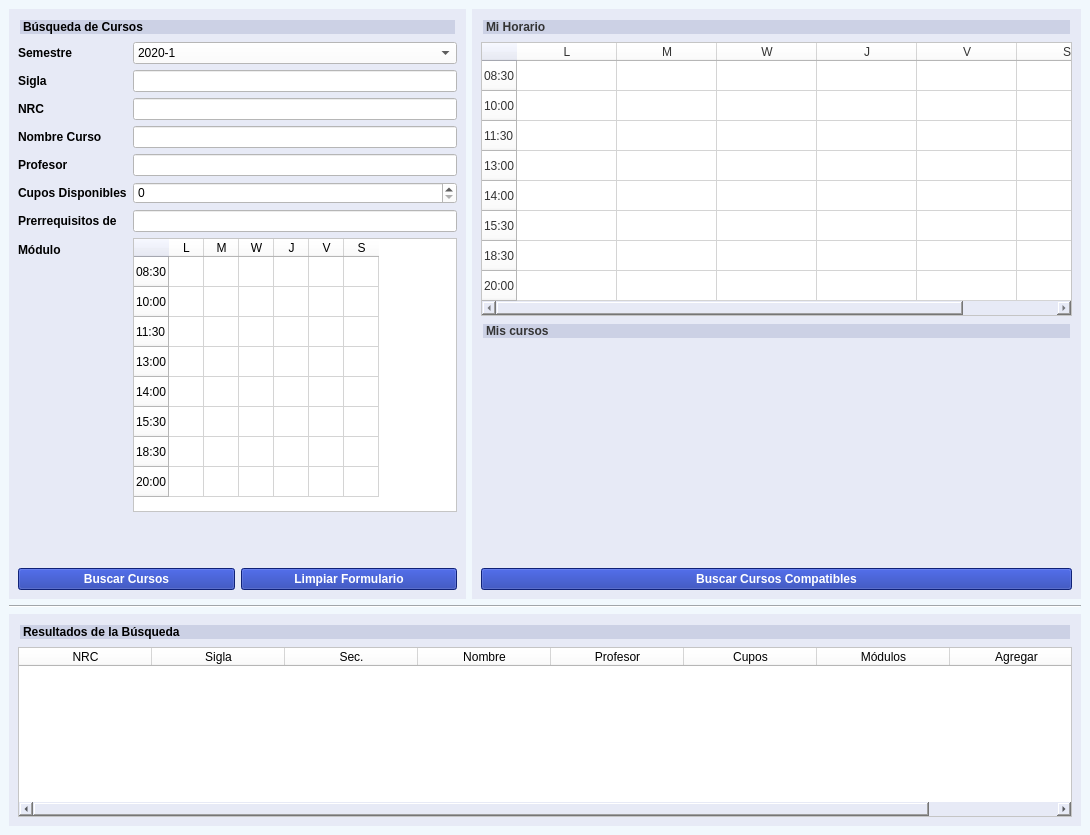
<?xml version="1.0" encoding="UTF-8"?>
<ui version="4.0">
 <class>MainWindow</class>
 <widget class="QMainWindow" name="MainWindow">
  <property name="geometry">
   <rect>
    <x>0</x>
    <y>0</y>
    <width>1090</width>
    <height>835</height>
   </rect>
  </property>
  <property name="windowTitle">
   <string>DCCursos</string>
  </property>
  <property name="styleSheet">
   <string notr="true">font-family: Arial, Helvetica, sans-serif;
background: #F1F8FD;</string>
  </property>
  <widget class="QWidget" name="centralwidget">
   <property name="sizePolicy">
    <sizepolicy hsizetype="Preferred" vsizetype="Preferred">
     <horstretch>0</horstretch>
     <verstretch>0</verstretch>
    </sizepolicy>
   </property>
   <property name="styleSheet">
    <string notr="true"/>
   </property>
   <layout class="QVBoxLayout" name="verticalLayout">
    <property name="spacing">
     <number>6</number>
    </property>
    <item>
     <layout class="QHBoxLayout" name="topLayout" stretch="3,4">
      <item>
       <widget class="QWidget" name="searchWidget" native="true">
        <property name="sizePolicy">
         <sizepolicy hsizetype="Preferred" vsizetype="Preferred">
          <horstretch>0</horstretch>
          <verstretch>0</verstretch>
         </sizepolicy>
        </property>
        <property name="styleSheet">
         <string notr="true">background: #E7EAF6;</string>
        </property>
        <layout class="QVBoxLayout" name="verticalLayout_2">
         <property name="sizeConstraint">
          <enum>QLayout::SetDefaultConstraint</enum>
         </property>
         <item>
          <widget class="QLabel" name="requetLabel">
           <property name="sizePolicy">
            <sizepolicy hsizetype="Preferred" vsizetype="Maximum">
             <horstretch>0</horstretch>
             <verstretch>0</verstretch>
            </sizepolicy>
           </property>
           <property name="font">
            <font>
             <family>Arial,Helvetica,sans-serif</family>
             <weight>75</weight>
             <bold>true</bold>
            </font>
           </property>
           <property name="styleSheet">
            <string notr="true">background: #CCD1E5;
margin: 2px;</string>
           </property>
           <property name="text">
            <string>Búsqueda de Cursos</string>
           </property>
          </widget>
         </item>
         <item>
          <layout class="QFormLayout" name="searchForm">
           <item row="0" column="0">
            <widget class="QLabel" name="semesterLabel">
             <property name="font">
              <font>
               <family>Arial,Helvetica,sans-serif</family>
               <weight>75</weight>
               <bold>true</bold>
              </font>
             </property>
             <property name="text">
              <string>Semestre</string>
             </property>
            </widget>
           </item>
           <item row="0" column="1">
            <widget class="QComboBox" name="semesterComboBox">
             <property name="sizePolicy">
              <sizepolicy hsizetype="Preferred" vsizetype="Fixed">
               <horstretch>0</horstretch>
               <verstretch>0</verstretch>
              </sizepolicy>
             </property>
             <property name="styleSheet">
              <string notr="true">background: white;</string>
             </property>
             <item>
              <property name="text">
               <string>2020-1</string>
              </property>
             </item>
             <item>
              <property name="text">
               <string>2019-2</string>
              </property>
             </item>
             <item>
              <property name="text">
               <string>2019-1</string>
              </property>
             </item>
            </widget>
           </item>
           <item row="1" column="0">
            <widget class="QLabel" name="acronymLabel">
             <property name="font">
              <font>
               <family>Arial,Helvetica,sans-serif</family>
               <weight>75</weight>
               <bold>true</bold>
              </font>
             </property>
             <property name="text">
              <string>Sigla</string>
             </property>
            </widget>
           </item>
           <item row="1" column="1">
            <widget class="QLineEdit" name="acronymLineEdit">
             <property name="sizePolicy">
              <sizepolicy hsizetype="Preferred" vsizetype="Fixed">
               <horstretch>0</horstretch>
               <verstretch>0</verstretch>
              </sizepolicy>
             </property>
             <property name="styleSheet">
              <string notr="true">background: white;</string>
             </property>
            </widget>
           </item>
           <item row="2" column="0">
            <widget class="QLabel" name="nrcLabel">
             <property name="font">
              <font>
               <family>Arial,Helvetica,sans-serif</family>
               <weight>75</weight>
               <bold>true</bold>
              </font>
             </property>
             <property name="text">
              <string>NRC</string>
             </property>
            </widget>
           </item>
           <item row="3" column="0">
            <widget class="QLabel" name="nameLabel">
             <property name="font">
              <font>
               <family>Arial,Helvetica,sans-serif</family>
               <weight>75</weight>
               <bold>true</bold>
              </font>
             </property>
             <property name="text">
              <string>Nombre Curso</string>
             </property>
            </widget>
           </item>
           <item row="3" column="1">
            <widget class="QLineEdit" name="nameLineEdit">
             <property name="sizePolicy">
              <sizepolicy hsizetype="Preferred" vsizetype="Fixed">
               <horstretch>0</horstretch>
               <verstretch>0</verstretch>
              </sizepolicy>
             </property>
             <property name="styleSheet">
              <string notr="true">background: white;</string>
             </property>
            </widget>
           </item>
           <item row="4" column="0">
            <widget class="QLabel" name="teacherLabel">
             <property name="font">
              <font>
               <family>Arial,Helvetica,sans-serif</family>
               <weight>75</weight>
               <bold>true</bold>
              </font>
             </property>
             <property name="text">
              <string>Profesor</string>
             </property>
            </widget>
           </item>
           <item row="4" column="1">
            <widget class="QLineEdit" name="teacherLineEdit">
             <property name="sizePolicy">
              <sizepolicy hsizetype="Preferred" vsizetype="Fixed">
               <horstretch>0</horstretch>
               <verstretch>0</verstretch>
              </sizepolicy>
             </property>
             <property name="styleSheet">
              <string notr="true">background: white;</string>
             </property>
            </widget>
           </item>
           <item row="5" column="0">
            <widget class="QLabel" name="vacanciesLabel">
             <property name="font">
              <font>
               <family>Arial,Helvetica,sans-serif</family>
               <weight>75</weight>
               <bold>true</bold>
              </font>
             </property>
             <property name="text">
              <string>Cupos Disponibles</string>
             </property>
            </widget>
           </item>
           <item row="7" column="0">
            <widget class="QLabel" name="moduleLabel">
             <property name="font">
              <font>
               <family>Arial,Helvetica,sans-serif</family>
               <weight>75</weight>
               <bold>true</bold>
              </font>
             </property>
             <property name="text">
              <string>Módulo</string>
             </property>
            </widget>
           </item>
           <item row="7" column="1">
            <widget class="QTableWidget" name="moduleTable">
             <property name="sizePolicy">
              <sizepolicy hsizetype="Preferred" vsizetype="Maximum">
               <horstretch>0</horstretch>
               <verstretch>0</verstretch>
              </sizepolicy>
             </property>
             <property name="font">
              <font>
               <family>Arial,Helvetica,sans-serif</family>
               <pointsize>8</pointsize>
               <weight>50</weight>
               <bold>false</bold>
              </font>
             </property>
             <property name="styleSheet">
              <string notr="true">background: white;</string>
             </property>
             <property name="frameShape">
              <enum>QFrame::StyledPanel</enum>
             </property>
             <property name="midLineWidth">
              <number>0</number>
             </property>
             <property name="verticalScrollBarPolicy">
              <enum>Qt::ScrollBarAsNeeded</enum>
             </property>
             <property name="sizeAdjustPolicy">
              <enum>QAbstractScrollArea::AdjustToContents</enum>
             </property>
             <property name="autoScrollMargin">
              <number>16</number>
             </property>
             <property name="editTriggers">
              <set>QAbstractItemView::NoEditTriggers</set>
             </property>
             <property name="showGrid">
              <bool>true</bool>
             </property>
             <property name="gridStyle">
              <enum>Qt::SolidLine</enum>
             </property>
             <property name="sortingEnabled">
              <bool>false</bool>
             </property>
             <property name="wordWrap">
              <bool>false</bool>
             </property>
             <property name="cornerButtonEnabled">
              <bool>true</bool>
             </property>
             <attribute name="horizontalHeaderVisible">
              <bool>true</bool>
             </attribute>
             <attribute name="horizontalHeaderCascadingSectionResizes">
              <bool>false</bool>
             </attribute>
             <attribute name="horizontalHeaderDefaultSectionSize">
              <number>35</number>
             </attribute>
             <attribute name="horizontalHeaderHighlightSections">
              <bool>true</bool>
             </attribute>
             <attribute name="horizontalHeaderShowSortIndicator" stdset="0">
              <bool>false</bool>
             </attribute>
             <attribute name="horizontalHeaderStretchLastSection">
              <bool>false</bool>
             </attribute>
             <attribute name="verticalHeaderMinimumSectionSize">
              <number>23</number>
             </attribute>
             <attribute name="verticalHeaderStretchLastSection">
              <bool>false</bool>
             </attribute>
             <row>
              <property name="text">
               <string>08:30</string>
              </property>
             </row>
             <row>
              <property name="text">
               <string>10:00</string>
              </property>
             </row>
             <row>
              <property name="text">
               <string>11:30</string>
              </property>
             </row>
             <row>
              <property name="text">
               <string>13:00</string>
              </property>
             </row>
             <row>
              <property name="text">
               <string>14:00</string>
              </property>
             </row>
             <row>
              <property name="text">
               <string>15:30</string>
              </property>
             </row>
             <row>
              <property name="text">
               <string>18:30</string>
              </property>
             </row>
             <row>
              <property name="text">
               <string>20:00</string>
              </property>
             </row>
             <column>
              <property name="text">
               <string>L</string>
              </property>
             </column>
             <column>
              <property name="text">
               <string>M</string>
              </property>
             </column>
             <column>
              <property name="text">
               <string>W</string>
              </property>
             </column>
             <column>
              <property name="text">
               <string>J</string>
              </property>
             </column>
             <column>
              <property name="text">
               <string>V</string>
              </property>
             </column>
             <column>
              <property name="text">
               <string>S</string>
              </property>
             </column>
             <item row="2" column="1">
              <property name="text">
               <string/>
              </property>
             </item>
            </widget>
           </item>
           <item row="5" column="1">
            <widget class="QSpinBox" name="vacanciesSpinBox">
             <property name="styleSheet">
              <string notr="true">background: white;</string>
             </property>
            </widget>
           </item>
           <item row="2" column="1">
            <widget class="QLineEdit" name="nrcLineEdit">
             <property name="sizePolicy">
              <sizepolicy hsizetype="Preferred" vsizetype="Fixed">
               <horstretch>0</horstretch>
               <verstretch>0</verstretch>
              </sizepolicy>
             </property>
             <property name="styleSheet">
              <string notr="true">background: white;</string>
             </property>
            </widget>
           </item>
           <item row="6" column="0">
            <widget class="QLabel" name="prerequisitesLabel">
             <property name="font">
              <font>
               <family>Arial,Helvetica,sans-serif</family>
               <weight>75</weight>
               <bold>true</bold>
              </font>
             </property>
             <property name="text">
              <string>Prerrequisitos de</string>
             </property>
            </widget>
           </item>
           <item row="6" column="1">
            <widget class="QLineEdit" name="prerequisitesLineEdit">
             <property name="styleSheet">
              <string notr="true">background: white;</string>
             </property>
            </widget>
           </item>
          </layout>
         </item>
         <item>
          <spacer name="spacer">
           <property name="orientation">
            <enum>Qt::Vertical</enum>
           </property>
           <property name="sizeHint" stdset="0">
            <size>
             <width>20</width>
             <height>40</height>
            </size>
           </property>
          </spacer>
         </item>
         <item>
          <layout class="QHBoxLayout" name="buttonslLayout">
           <item>
            <widget class="QPushButton" name="searchCoursesButton">
             <property name="font">
              <font>
               <family>Arial,Helvetica,sans-serif</family>
               <weight>75</weight>
               <bold>true</bold>
              </font>
             </property>
             <property name="styleSheet">
              <string notr="true">background: #1730a6;
color: #ffffff;</string>
             </property>
             <property name="text">
              <string>Buscar Cursos</string>
             </property>
            </widget>
           </item>
           <item>
            <widget class="QPushButton" name="resetFormButton">
             <property name="font">
              <font>
               <family>Arial,Helvetica,sans-serif</family>
               <weight>75</weight>
               <bold>true</bold>
              </font>
             </property>
             <property name="styleSheet">
              <string notr="true">background: #1730a6;
color: #ffffff;</string>
             </property>
             <property name="text">
              <string>Limpiar Formulario</string>
             </property>
            </widget>
           </item>
          </layout>
         </item>
        </layout>
        <zorder>requetLabel</zorder>
        <zorder>spacer</zorder>
       </widget>
      </item>
      <item>
       <widget class="QWidget" name="scheduleWidget" native="true">
        <property name="styleSheet">
         <string notr="true">background: #E7EAF6;
color: #333333;</string>
        </property>
        <layout class="QVBoxLayout" name="verticalLayout_3">
         <item>
          <widget class="QLabel" name="scheduleLabel">
           <property name="sizePolicy">
            <sizepolicy hsizetype="Preferred" vsizetype="Maximum">
             <horstretch>0</horstretch>
             <verstretch>0</verstretch>
            </sizepolicy>
           </property>
           <property name="font">
            <font>
             <family>Arial,Helvetica,sans-serif</family>
             <weight>75</weight>
             <bold>true</bold>
            </font>
           </property>
           <property name="styleSheet">
            <string notr="true">background: #CCD1E5;
margin: 2px;</string>
           </property>
           <property name="text">
            <string>Mi Horario</string>
           </property>
          </widget>
         </item>
         <item>
          <widget class="QTableWidget" name="scheduleTable">
           <property name="sizePolicy">
            <sizepolicy hsizetype="Preferred" vsizetype="Maximum">
             <horstretch>0</horstretch>
             <verstretch>0</verstretch>
            </sizepolicy>
           </property>
           <property name="styleSheet">
            <string notr="true">background: white;</string>
           </property>
           <property name="sizeAdjustPolicy">
            <enum>QAbstractScrollArea::AdjustToContents</enum>
           </property>
           <property name="editTriggers">
            <set>QAbstractItemView::NoEditTriggers</set>
           </property>
           <property name="wordWrap">
            <bool>false</bool>
           </property>
           <property name="cornerButtonEnabled">
            <bool>true</bool>
           </property>
           <attribute name="horizontalHeaderVisible">
            <bool>true</bool>
           </attribute>
           <attribute name="horizontalHeaderCascadingSectionResizes">
            <bool>false</bool>
           </attribute>
           <attribute name="horizontalHeaderHighlightSections">
            <bool>true</bool>
           </attribute>
           <attribute name="horizontalHeaderShowSortIndicator" stdset="0">
            <bool>false</bool>
           </attribute>
           <attribute name="verticalHeaderMinimumSectionSize">
            <number>23</number>
           </attribute>
           <row>
            <property name="text">
             <string>08:30</string>
            </property>
           </row>
           <row>
            <property name="text">
             <string>10:00</string>
            </property>
           </row>
           <row>
            <property name="text">
             <string>11:30</string>
            </property>
           </row>
           <row>
            <property name="text">
             <string>13:00</string>
            </property>
           </row>
           <row>
            <property name="text">
             <string>14:00</string>
            </property>
           </row>
           <row>
            <property name="text">
             <string>15:30</string>
            </property>
           </row>
           <row>
            <property name="text">
             <string>18:30</string>
            </property>
           </row>
           <row>
            <property name="text">
             <string>20:00</string>
            </property>
           </row>
           <column>
            <property name="text">
             <string>L</string>
            </property>
           </column>
           <column>
            <property name="text">
             <string>M</string>
            </property>
           </column>
           <column>
            <property name="text">
             <string>W</string>
            </property>
           </column>
           <column>
            <property name="text">
             <string>J</string>
            </property>
           </column>
           <column>
            <property name="text">
             <string>V</string>
            </property>
           </column>
           <column>
            <property name="text">
             <string>S</string>
            </property>
           </column>
           <item row="2" column="1">
            <property name="text">
             <string/>
            </property>
           </item>
           <item row="4" column="1">
            <property name="text">
             <string/>
            </property>
           </item>
           <item row="4" column="3">
            <property name="text">
             <string/>
            </property>
           </item>
           <item row="5" column="3">
            <property name="text">
             <string/>
            </property>
           </item>
          </widget>
         </item>
         <item>
          <layout class="QGridLayout" name="symbologyLayout">
           <property name="sizeConstraint">
            <enum>QLayout::SetFixedSize</enum>
           </property>
          </layout>
         </item>
         <item>
          <widget class="QLabel" name="myCoursesLabel">
           <property name="sizePolicy">
            <sizepolicy hsizetype="Preferred" vsizetype="Maximum">
             <horstretch>0</horstretch>
             <verstretch>0</verstretch>
            </sizepolicy>
           </property>
           <property name="font">
            <font>
             <family>Arial,Helvetica,sans-serif</family>
             <weight>75</weight>
             <bold>true</bold>
            </font>
           </property>
           <property name="styleSheet">
            <string notr="true">background: #CCD1E5;
margin: 2px;</string>
           </property>
           <property name="text">
            <string>Mis cursos</string>
           </property>
          </widget>
         </item>
         <item>
          <widget class="QListWidget" name="myCoursesListWidget">
           <property name="sizePolicy">
            <sizepolicy hsizetype="Expanding" vsizetype="Preferred">
             <horstretch>0</horstretch>
             <verstretch>0</verstretch>
            </sizepolicy>
           </property>
           <property name="styleSheet">
            <string notr="true">border: transparent</string>
           </property>
           <property name="sizeAdjustPolicy">
            <enum>QAbstractScrollArea::AdjustToContents</enum>
           </property>
           <property name="verticalScrollMode">
            <enum>QAbstractItemView::ScrollPerItem</enum>
           </property>
          </widget>
         </item>
         <item>
          <widget class="QPushButton" name="findCompatibleCourses">
           <property name="font">
            <font>
             <family>Arial,Helvetica,sans-serif</family>
             <weight>75</weight>
             <bold>true</bold>
            </font>
           </property>
           <property name="styleSheet">
            <string notr="true">background: #1730a6;
color: #ffffff;</string>
           </property>
           <property name="text">
            <string>Buscar Cursos Compatibles</string>
           </property>
          </widget>
         </item>
        </layout>
       </widget>
      </item>
     </layout>
    </item>
    <item>
     <widget class="Line" name="line">
      <property name="font">
       <font>
        <family>Arial,Helvetica,sans-serif</family>
        <weight>50</weight>
        <bold>false</bold>
       </font>
      </property>
      <property name="autoFillBackground">
       <bool>false</bool>
      </property>
      <property name="styleSheet">
       <string notr="true">color: #BAC0E4;</string>
      </property>
      <property name="lineWidth">
       <number>1</number>
      </property>
      <property name="orientation">
       <enum>Qt::Horizontal</enum>
      </property>
     </widget>
    </item>
    <item>
     <widget class="QWidget" name="bottomWidget" native="true">
      <property name="styleSheet">
       <string notr="true">background: #E7EAF6;</string>
      </property>
      <layout class="QVBoxLayout" name="verticalLayout_4">
       <item>
        <widget class="QLabel" name="resultsLabel">
         <property name="sizePolicy">
          <sizepolicy hsizetype="Preferred" vsizetype="Maximum">
           <horstretch>0</horstretch>
           <verstretch>0</verstretch>
          </sizepolicy>
         </property>
         <property name="font">
          <font>
           <family>Arial,Helvetica,sans-serif</family>
           <weight>75</weight>
           <bold>true</bold>
          </font>
         </property>
         <property name="styleSheet">
          <string notr="true">background: #CCD1E5;
margin: 2px;</string>
         </property>
         <property name="text">
          <string>Resultados de la Búsqueda</string>
         </property>
        </widget>
       </item>
       <item>
        <widget class="QTableWidget" name="resultsTableWidget">
         <property name="enabled">
          <bool>true</bool>
         </property>
         <property name="sizePolicy">
          <sizepolicy hsizetype="Expanding" vsizetype="Fixed">
           <horstretch>0</horstretch>
           <verstretch>0</verstretch>
          </sizepolicy>
         </property>
         <property name="minimumSize">
          <size>
           <width>0</width>
           <height>170</height>
          </size>
         </property>
         <property name="maximumSize">
          <size>
           <width>16777215</width>
           <height>170</height>
          </size>
         </property>
         <property name="font">
          <font>
           <family>Arial,Helvetica,sans-serif</family>
           <pointsize>8</pointsize>
          </font>
         </property>
         <property name="styleSheet">
          <string notr="true">background: white;</string>
         </property>
         <property name="sizeAdjustPolicy">
          <enum>QAbstractScrollArea::AdjustToContents</enum>
         </property>
         <property name="rowCount">
          <number>0</number>
         </property>
         <attribute name="horizontalHeaderDefaultSectionSize">
          <number>133</number>
         </attribute>
         <attribute name="horizontalHeaderShowSortIndicator" stdset="0">
          <bool>false</bool>
         </attribute>
         <attribute name="horizontalHeaderStretchLastSection">
          <bool>false</bool>
         </attribute>
         <attribute name="verticalHeaderVisible">
          <bool>false</bool>
         </attribute>
         <attribute name="verticalHeaderStretchLastSection">
          <bool>false</bool>
         </attribute>
         <column>
          <property name="text">
           <string>NRC</string>
          </property>
         </column>
         <column>
          <property name="text">
           <string>Sigla</string>
          </property>
         </column>
         <column>
          <property name="text">
           <string>Sec.</string>
          </property>
         </column>
         <column>
          <property name="text">
           <string>Nombre</string>
          </property>
         </column>
         <column>
          <property name="text">
           <string>Profesor</string>
          </property>
         </column>
         <column>
          <property name="text">
           <string>Cupos</string>
          </property>
         </column>
         <column>
          <property name="text">
           <string>Módulos</string>
          </property>
         </column>
         <column>
          <property name="text">
           <string>Agregar</string>
          </property>
         </column>
        </widget>
       </item>
      </layout>
     </widget>
    </item>
   </layout>
  </widget>
 </widget>
 <tabstops>
  <tabstop>semesterComboBox</tabstop>
  <tabstop>acronymLineEdit</tabstop>
  <tabstop>nrcLineEdit</tabstop>
  <tabstop>nameLineEdit</tabstop>
  <tabstop>teacherLineEdit</tabstop>
  <tabstop>moduleTable</tabstop>
  <tabstop>resetFormButton</tabstop>
 </tabstops>
 <resources/>
 <connections/>
</ui>
